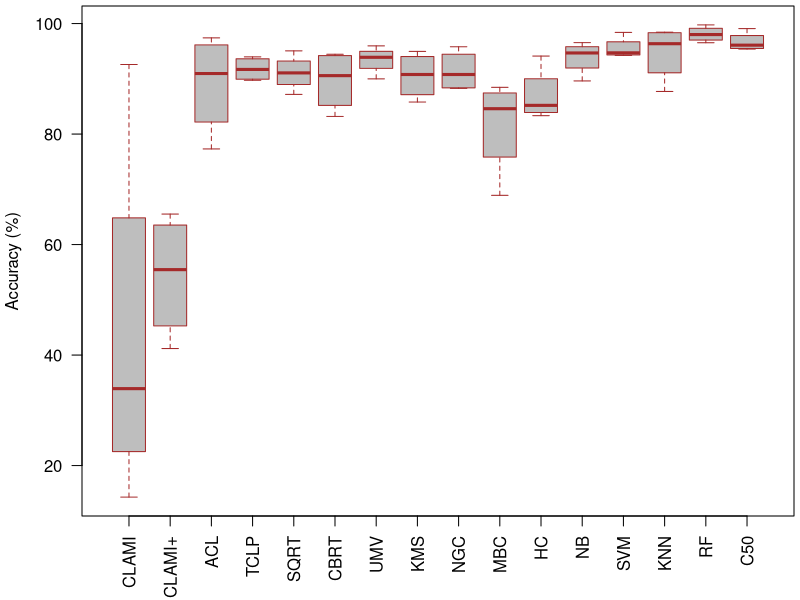
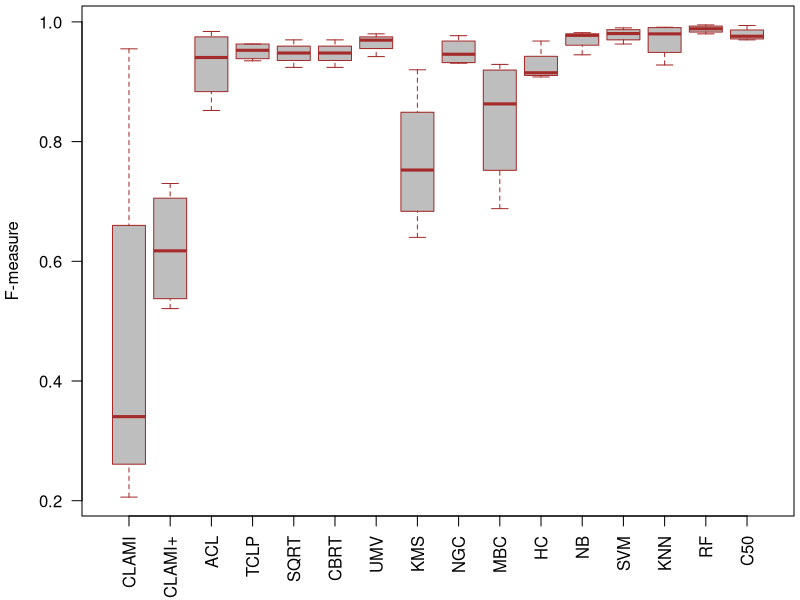
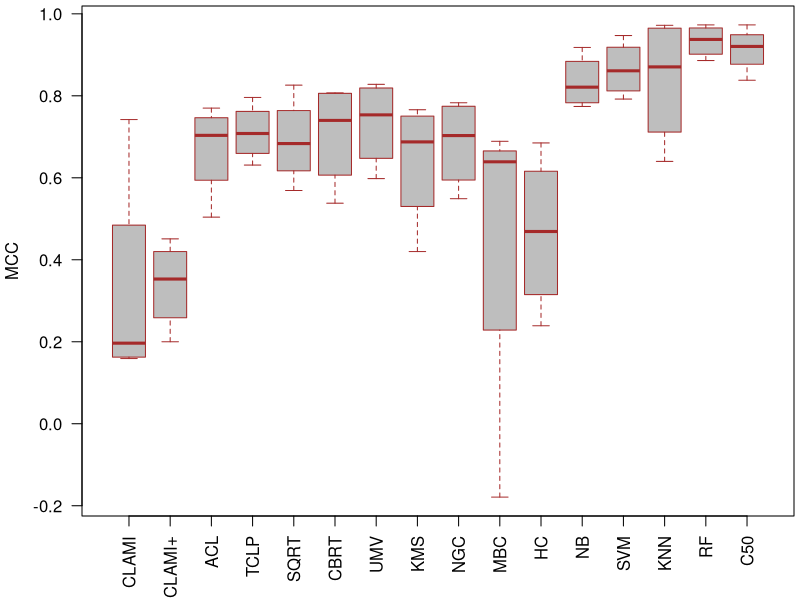

The R script that drew these images, in order:
#FP boxplot after labeling
label<-c("CLAMI", "CLAMI+",	"ACL",	"TCLP","SQRT","CBRT","UMV",	"KMS",	"NGC",	"MBC",	"HC","NB",	"SVM",	"KNN",	"RF",	"C50")
#label<-c("CLAMI", "CLAMI+",	"ACL",	"TCLP","SQRT","CBRT","UMV",	"KMS",	"NGC",	"MBC",	"HC","NB",	"SVM",	"KNN",	"RF",	"C50")


fm_cls<-read.csv("bw_fm_cls.csv",check.names=FALSE)
#cd_fm<-as.matrix(cd_fm)
acc_cls<-read.csv("bw_acc_cls.csv",check.names=FALSE)
#cd_acc<-as.matrix(cd_acc)
mcc_cls<-read.csv("bw_mcc_cls.csv",check.names=FALSE)
#cd_mcc<-as.matrix(cd_mcc)
#1.Accuracy 
# acc_cls<-read.csv("bw_acc_cls.csv",check.names=FALSE)  #use this for reading symbol of header
# png("bplot_acc_cls.png", width = 15, height = 4, units = 'in', res = 600)
# boxplot(acc_cls,ylab="Accuracy (%)",names=label) # Make plot
# dev.off()


# #1.fm
# fm_cls<-read.csv("bw_fm_cls.csv")
# png("bplot_fm_cls.png", width = 16, height = 4, units = 'in', res = 600)
# boxplot(fm_cls,ylab="F-measure",names=label) # Make plot
# dev.off()
# 
# 
# #1.mcc
# mcc_cls<-read.csv("bw_mcc_cls.csv")
# png("bplot_mcc_cls.png", width = 16, height = 4, units = 'in', res = 600)
# boxplot(mcc_cls,ylab="MCC",names=label)
# dev.off()

#################################################

pdf('bplot_acc_cls.pdf',width = 16)#, height = 3)
par(mar = c(4.2,4.1,0.3,0.3))    #c(bottom,left,top,right)).
boxplot(acc_cls,ylab="Accuracy (%)",names=label,las=2, col=c("gray"),border="brown")
dev.off()

pdf('bplot_fm_cls.pdf',width = 16)
par(mar = c(4.2,4.1,0.3,0.3))    #c(bottom,left,top,right)).
boxplot(fm_cls,ylab="F-measure",names=label,las=2, col=c("gray"),border="brown")
dev.off()


pdf('bw_mcc_cls.pdf',width = 16)
par(mar = c(4.2,4.1,0.3,0.3))    #c(bottom,left,top,right)).
boxplot(mcc_cls,ylab="MCC",names=label,las=2, col=c("gray"),border="brown")
dev.off()

